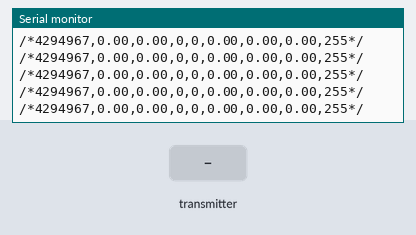
Bench run of a sketch on a simulated Arduino Uno, built with avr-gcc and run on an emulated ATmega328P. Shown: the last lines printed to the serial monitor. The inputs (shaded band) are chosen by the test bench. No radio packets arrive unless stated.

Above: at 2.2 s.
2.3 s: the transmitter starts sending c_time = 0
At 2.39 s:
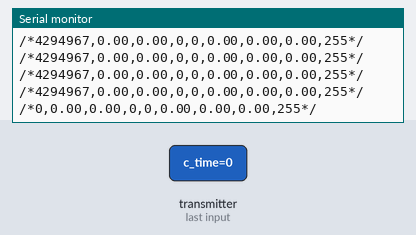
3.8 s: the transmitter starts sending gps_status = 0
At 3.86 s:
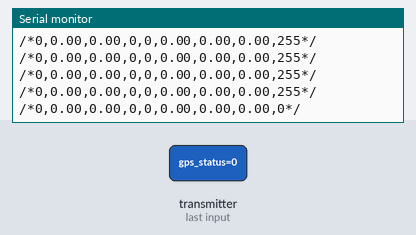
6.8 s: the transmitter starts sending angle_x = 45
At 7.01 s:
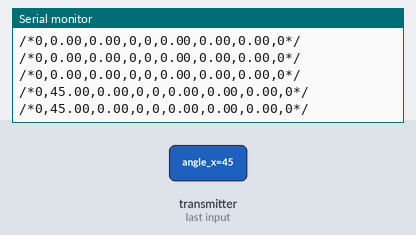
8.3 s: the transmitter starts sending angle_y = 45
At 8.48 s:
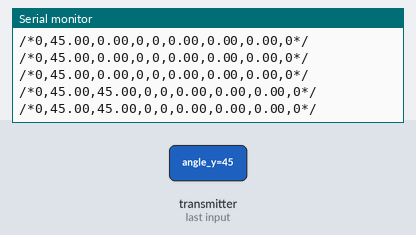
9.8 s: the transmitter starts sending lat = 100
At 9.95 s:
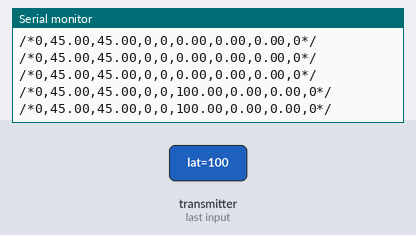
12.8 s: the transmitter starts sending lng = 25
At 12.89 s:
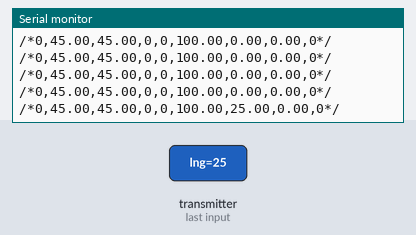

The sketch:

GroundStationDrone.ino
```cpp
#include <SPI.h>
#include <nRF24L01.h>
#include <RF24.h>

/*  Address through which two modules communicate.
    The pipe address does not have to be “alex0”,
    it can be any 5-character string such as “0s08d”
    as long as the transmitter and receiver both use the same address.
*/
const uint64_t drone_address = 0xF0F0F0F0D2LL; // Ground Station NRF Address

RF24 radio(6, 9); //CE - CSN

/*
    Struct size <= 32 bytes
        byte    : 1 byte    [0  : 255]
        int8_t  : 1 byte    [-128 : 127]
        int     : 2 bytes
        float   : 4 bytes
        double  : 4 bytes
        unsigned long: 4 bytes
*/
/*
  GPS status:
    -1  -  init status
    0   -  no signal
    1   -  signal
    2   -  timed out

*/
struct TelemetryData {
    unsigned long c_time; //current time in millis()

    float angle_x;
    float angle_y;

    // unsigned long loop_freq;

    //GPS
    byte gps_status = -1;
    float lat = 0; // latitude
    float lng = 0; // longitude
    float altitude;
    // float speedGps; //[m/s]
    // float courseAngle; //[deg]

    //Battery
    double current = 0;
    // double voltage = 0;

    //Motors
    byte motorsArmed = 0;
    byte throttle;

};
TelemetryData telemetry;

/*
    Struct to store Ground Station Data
    gs_command = 1 : arm motors
    gs_command = 2 : disarm motors
    gs_command = 0 : neutral - do nothing
*/
struct GroundStationData {
    int gs_command; //Number sent from ground to choose action

    // float K_P_x, K_I_x, K_D_x;
    // float K_P_y, K_I_y, K_D_y;
};
GroundStationData gs_data;

//Variables
float last_time_sent_arm = 0; //It stores the last time "arm" or "disarm" command was sent via terminal
float lastRecvTime = 0;

void setup() {
    Serial.begin(9600);
    Serial.print("Struct Size: "); Serial.println(sizeof(TelemetryData));

    resetRFData();

    //NRF setup
    radio.begin();
    radio.setAutoAck(false);
    radio.setDataRate(RF24_250KBPS); // Both endpoints must have this set the same
    radio.openWritingPipe(drone_address); // Set the address to send to here (drone)
    radio.openReadingPipe(1, drone_address); // Set the address to listen from here (drone)
    radio.startListening();

    delay(1000);
}

void loop() {

    //Receive data from drone
    rcv_telemetry();

    //Printing serial
    serialPrintTelemetryData();

    //Checking for input commands through serial port
    checkInputFromTerminal();

    delay(100);

}


// --------- FUNCTIONS NEEDED -------------

void rcv_telemetry(){
    if (radio.available()) {
        radio.read(&telemetry, sizeof(telemetry));
        lastRecvTime = millis();
    }
    else if (millis() - lastRecvTime > 1000){
        resetRFData();
    }
}

void resetRFData(){
    telemetry.c_time = -1;
    telemetry.angle_x = 0;
    telemetry.angle_y = 0;
    // telemetry.connection_status = millis() - lastRecvTime < 100?1:0;
    // telemetry.throttle = 0;
    // telemetry.yaw = 0;
    // telemetry.pitch = 0;
    // telemetry.roll = 0;
    telemetry.motorsArmed = 0;
}

void serialPrintTelemetryData() {
    // Display the received telemetry data
    Serial.print("/*");

    Serial.print(telemetry.c_time/1000); //time the drone controller is up and running [sec]
    Serial.print(",");
    Serial.print(telemetry.angle_x);
    Serial.print(",");
    Serial.print(telemetry.angle_y);
    Serial.print(",");
    Serial.print(telemetry.throttle);
    Serial.print(",");
    // Serial.print(telemetry.roll);
    // Serial.print(",");
    // Serial.print(telemetry.pitch);
    // Serial.print(",");
    // Serial.print(telemetry.yaw);
    // Serial.print(",");
    // Serial.print(telemetry.connection_status);
    // Serial.print(",");
    Serial.print(telemetry.motorsArmed);
    Serial.print(",");
    Serial.print(telemetry.lat);
    Serial.print(",");
    Serial.print(telemetry.lng);
    Serial.print(",");
    Serial.print(telemetry.altitude);
    Serial.print(",");
    Serial.print(telemetry.gps_status);
    // Serial.print(",");
    // Serial.print(telemetry.speedGps);
    // Serial.print(",");
    // Serial.print(telemetry.courseAngle);

    Serial.println("*/");
}

void checkInputFromTerminal(){
    // Check for input in the terminal
    if (Serial.available()) {
        String input = Serial.readStringUntil('\n'); // Read the input string until a newline character is encountered

        if (input == "arm") {
            gs_data.gs_command = 1;
            last_time_sent_arm = millis();

        } else if (input == "disarm") {
            gs_data.gs_command = 2;
            last_time_sent_arm = millis();

        } else {
            interpreteTerminalInput(input);
        }

        sendValuesToDrone();
    }
}

void interpreteTerminalInput(String input){

    // Extract individual values from the input string
    int kpx, kix, kdx, kpy, kiy, kdy;
    sscanf(input.c_str(), "%d,%d,%d,%d,%d,%d", &kpx, &kix, &kdx, &kpy, &kiy, &kdy);


    // gs_data.K_P_x = kpx;
    // gs_data.K_I_x = kix;
    // gs_data.K_D_x = kdx;
    // gs_data.K_P_y = kpy;
    // gs_data.K_I_y = kiy;
    // gs_data.K_D_y = kdy;

    gs_data.gs_command = 0; //neutral position

}

void sendValuesToDrone() {

    // Send motion commands to the drone
    radio.stopListening();
    radio.write(&gs_data, sizeof(GroundStationData));
    radio.startListening();
}
```

Measured:
- after the input at 2.3 s, the serial monitor: prints a new line after 0.09 s (image 1)
- after the input at 3.8 s, the serial monitor: prints a new line after 0.06 s (image 2)
- after the input at 6.8 s, the serial monitor: prints a new line after 0.10 s (image 3)
- after the input at 8.3 s, the serial monitor: prints a new line after 0.07 s (image 4)
- after the input at 9.8 s, the serial monitor: prints a new line at once (image 5)
- after the input at 12.8 s, the serial monitor: prints a new line after 0.09 s (image 6)
